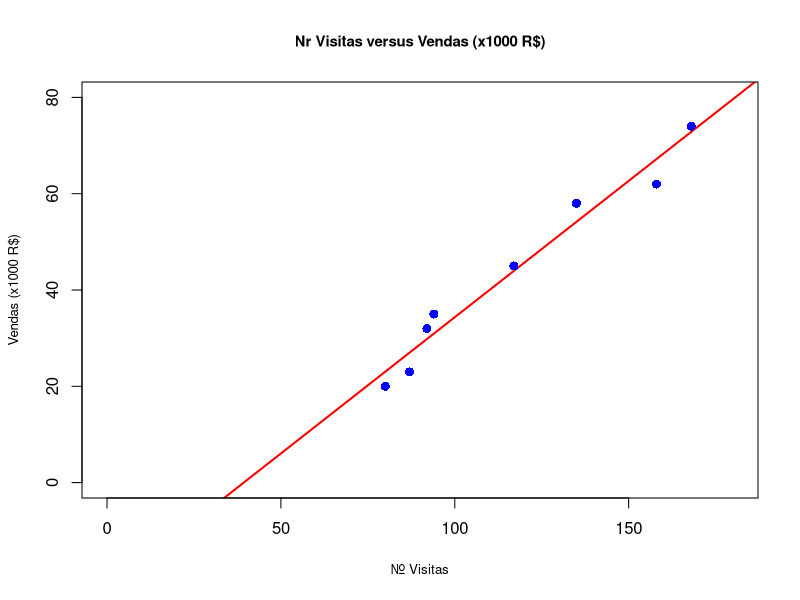
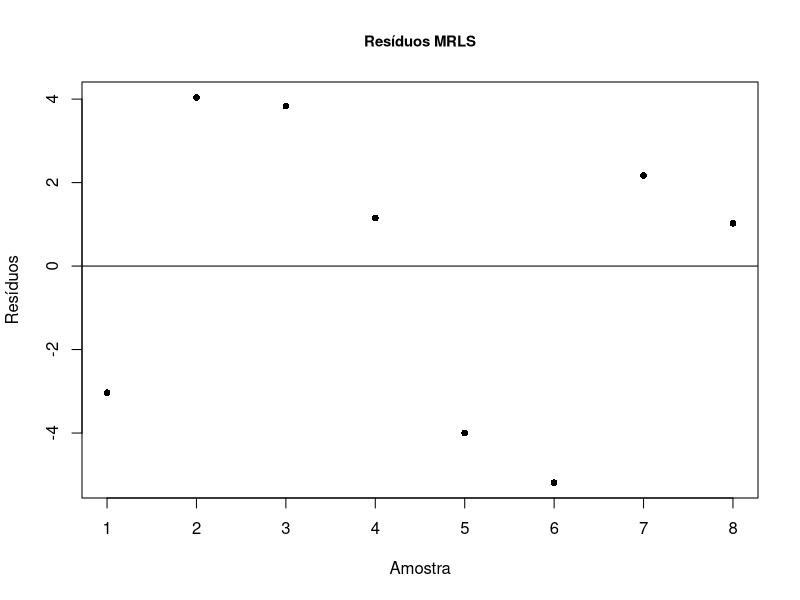

The R script that drew these images, in order:
#============================================================================
# CÁLCULO CORRELAÇÃO LINEAR DE PEARSON
# MODELO DE REGRESSÃO LINEAR SIMPLES
#
# Versão 1.00 (2019) - 11.10.2019
# Autor: Prof. Giovanni Leopoldo Rozza (2019)
#
#============================================================================
# EXEMPLO
#
# Mediu-se a quantidade de vendas e o número de visitas mensais de um determinado 
# grupo de vendedores:
#    x Visitas Mensais   Vendas (x1000 Reais)
#       80             20
#       94             35
#       135            58
#       168            74
#       87             23
#       158            62
#       92             32
#       117            45

# entrada de dados (x e y)

x<-c(80,94,135,168,87,158,92,117)
y<-c(20,35,58,74,23,62,32,45)

# imprime a estimativa do coef. de correlação linear de Pearson

# imprime no formato 9.999
linha<- sprintf("Estimação do coef. de correlação linear de Pearson entre x e y : % 5.3f",cor(x, y))  
print(linha) # imprime o texto na tela

# imprime os coeficiented do modelo de regressão linear
# Y = Bo + B1X
# Bo (intercept)

relacaoLinear <- lm(y~x)  # calcula o modelo de regressão linear baseado na relacao entre variáveis
print(relacaoLinear)

# Plota o gráfico de dispersão dos dados junto com a curva de regressão linear
plot(x,y,col = "blue",main = "Nr Visitas versus Vendas (x1000 R$)",
     abline(lm(y~x),col = "red",lwd=2),cex.main=0.9,cex = 1.2,pch=16,cex.lab=0.8,
     xlab = "Nr. Visitas",ylab = "Vendas (x1000 R$)",ylim=c(0,80),xlim=c(0,180))


# calcula os resíduos em relação ao MRLS (Modelo Regressão Linear Simples)
residuos.relacaoLinear <- resid(relacaoLinear)

windows()

#plota o gráfico dos resíduos
plot(c(1:length(x)),residuos.relacaoLinear, abline(0, 0),cex.main=0.9,cex = 0.9,pch=16,
     ylab="Resíduos", xlab="Amostra",main="Resíduos MRLS") 




